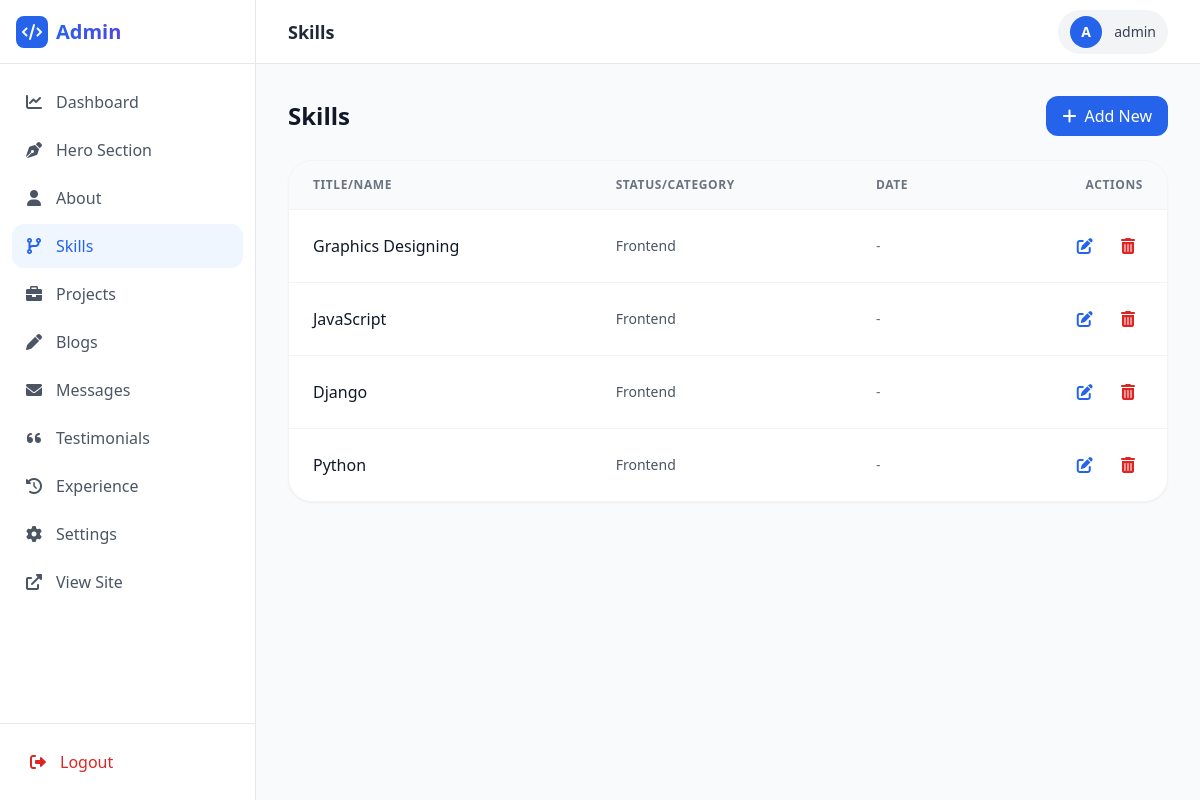
Page /dashboard/list/skills/ (signed in) on the committed database.
### portfolio/models.py (models this page shows)
class Skill(models.Model):
    CATEGORY_CHOICES = (
        ('frontend', 'Frontend'),
        ('backend', 'Backend'),
        ('tools', 'Tools'),
    )
    name = models.CharField(max_length=100, null=True, blank=True)
    category = models.CharField(max_length=50, choices=CATEGORY_CHOICES, default='frontend')
    level = models.IntegerField(default=80)
    icon_name = models.CharField(max_length=50, blank=True, null=True) # e.g. 'python', 'react'
    def __str__(self):
        return self.name if self.name else "Unnamed Skill"

### portfolio/views.py (the view)
# urls.py: path('dashboard/list/<str:model_name>/', views.admin_list, name='admin_list'),
@login_required
@superuser_required
def admin_list(request, model_name):
    model_map = {
        'projects': (Project, 'Projects'),
        'blogs': (Blog, 'Blogs'),
        'skills': (Skill, 'Skills'),
        'testimonials': (Testimonial, 'Testimonials'),
        'experience': (Experience, 'Experience'),
        'messages': (ContactMessage, 'Contact Messages'),
    }
    model_info = model_map.get(model_name)
    if not model_info:
        return redirect('admin_dashboard')
    model, title = model_info
    items = model.objects.all().order_by('-id')
    return render(request, 'portfolio/admin/admin_list.html', {
        'items': items,
        'title': title,
        'model_name': model_name
    })

### portfolio/views.py (called while the page is built)
def superuser_required(view_func):
    return user_passes_test(lambda u: u.is_superuser)(view_func)

### portfolio/templates/portfolio/admin/admin_list.html (shortened to what this page needs)
{% extends 'portfolio/admin/admin_base.html' %}
{% block header %}{{ title }}{% endblock %}
{% block content %}
<div class="space-y-6">
    <div class="flex items-center justify-between">
        <h2 class="text-2xl font-bold text-gray-900 dark:text-white">{{ title }}</h2>
        <a href="{% url 'admin_add_item' model_name=model_name %}" class="px-4 py-2 bg-blue-600 text-white rounded-xl font-medium hover:bg-blue-700 transition-colors flex items-center gap-2">
            <i class="fas fa-plus"></i> Add New
        </a>
    </div>
    <div class="bg-white dark:bg-gray-800 rounded-3xl shadow-sm border border-gray-100 dark:border-gray-700 overflow-hidden">
        <table class="w-full text-left">
            <thead>
                <tr class="bg-gray-50 dark:bg-gray-900/50 border-b border-gray-100 dark:border-gray-700">
                    <th class="px-6 py-4 text-xs font-bold text-gray-500 uppercase tracking-wider">Title/Name</th>
                    <th class="px-6 py-4 text-xs font-bold text-gray-500 uppercase tracking-wider">Status/Category</th>
                    <th class="px-6 py-4 text-xs font-bold text-gray-500 uppercase tracking-wider">Date</th>
                    <th class="px-6 py-4 text-xs font-bold text-gray-500 uppercase tracking-wider text-right">Actions</th>
                </tr>
            </thead>
            <tbody class="divide-y divide-gray-100 dark:divide-gray-700">
                {% for item in items %}
                <tr class="hover:bg-gray-50 dark:hover:bg-gray-900/50 transition-colors">
                    <td class="px-6 py-4">
                        <div class="font-medium text-gray-900 dark:text-white">{{ item }}</div>
                    </td>
                    <td class="px-6 py-4 text-sm text-gray-600 dark:text-gray-400">
                        {% if model_name == 'projects' %}
                            {{ item.category|default:"No Category" }}
                        {% elif model_name == 'blogs' %}
                            {% if item.is_published %}<span class="text-green-500 font-bold">Published</span>{% else %}<span class="text-orange-500 font-bold">Draft</span>{% endif %}
                        {% elif model_name == 'skills' %}
                            {{ item.category|capfirst }}
                        {% endif %}
                    </td>
                    <td class="px-6 py-4 text-sm text-gray-500">
                        {% if item.created_at %}{{ item.created_at|date:"M d, Y" }}{% elif item.timestamp %}{{ item.timestamp|date:"M d, Y" }}{% else %}-{% endif %}
                    </td>
                    <td class="px-6 py-4 text-right space-x-2">
                        <a href="{% url 'admin_edit_item' model_name=model_name pk=item.pk %}" class="p-2 text-blue-600 hover:bg-blue-50 rounded-lg transition-colors" title="Edit">
                            <i class="fas fa-edit"></i>
                        </a>
                        <form action="{% url 'admin_delete_item' model_name=model_name pk=item.pk %}" method="post" class="inline">
                            <button type="submit" class="p-2 text-red-600 hover:bg-red-50 rounded-lg transition-colors" onclick="return confirm('Are you sure you want to delete this item?')" title="Delete">
                                <i class="fas fa-trash-alt"></i>
                            </button>
                        </form>
                    </td>
                </tr>
                {% empty %}
                <tr>
                    <td colspan="4" class="px-6 py-12 text-center text-gray-500 italic">
                        No items found. Click "Add New" to get started.
                    </td>
                </tr>
                {% endfor %}
            </tbody>
        </table>
    </div>
</div>
{% endblock %}

### portfolio/templates/portfolio/admin/admin_base.html (shortened to what this page needs)
{% load static %}
<!DOCTYPE html>
<html lang="en">
<head>
    <script src="https://cdn.tailwindcss.com"></script>
    <link href="https://cdnjs.cloudflare.com/ajax/libs/font-awesome/6.0.0/css/all.min.css" rel="stylesheet">
</head>
<body class="bg-gray-50 dark:bg-gray-900 overflow-hidden">
    <div class="flex h-screen overflow-hidden">
        <aside id="sidebar" class="w-64 bg-white dark:bg-gray-800 border-r border-gray-200 dark:border-gray-700 transition-all duration-300 ease-in-out flex flex-col z-30">
            <div class="h-16 flex items-center justify-between px-4 border-b border-gray-200 dark:border-gray-700">
                <a href="{% url 'admin_dashboard' %}" class="flex items-center gap-2">
                    <div class="w-8 h-8 bg-blue-600 rounded-lg flex items-center justify-center text-white">
                        <i class="fas fa-code"></i>
                    </div>
                    <span class="font-bold text-xl bg-gradient-to-r from-blue-600 to-indigo-600 bg-clip-text text-transparent">
                    </span>
                </a>
            </div>
            <nav class="flex-1 overflow-y-auto py-4 px-3 space-y-1">
                <a href="{% url 'admin_dashboard' %}" class="flex items-center gap-3 px-3 py-2.5 rounded-xl transition-all duration-200 {% if request.resolver_match.url_name == 'admin_dashboard' %}bg-blue-50 dark:bg-blue-900/20 text-blue-600 dark:text-blue-400{% else %}text-gray-600 dark:text-gray-400 hover:bg-gray-100 dark:hover:bg-gray-700{% endif %}">
                    <i class="fas fa-chart-line w-5 text-center"></i>
                    <span class="font-medium">Dashboard</span>
                </a>
                <a href="{% url 'admin_hero' %}" class="flex items-center gap-3 px-3 py-2.5 rounded-xl transition-all duration-200 {% if request.resolver_match.url_name == 'admin_hero' %}bg-blue-50 dark:bg-blue-900/20 text-blue-600 dark:text-blue-400{% else %}text-gray-600 dark:text-gray-400 hover:bg-gray-100 dark:hover:bg-gray-700{% endif %}">
                    <i class="fas fa-pen-nib w-5 text-center"></i>
                    <span class="font-medium">Hero Section</span>
                </a>
                <a href="{% url 'admin_about' %}" class="flex items-center gap-3 px-3 py-2.5 rounded-xl transition-all duration-200 {% if request.resolver_match.url_name == 'admin_about' %}bg-blue-50 dark:bg-blue-900/20 text-blue-600 dark:text-blue-400{% else %}text-gray-600 dark:text-gray-400 hover:bg-gray-100 dark:hover:bg-gray-700{% endif %}">
                    <i class="fas fa-user w-5 text-center"></i>
                    <span class="font-medium">About</span>
                </a>
                <a href="{% url 'admin_list' model_name='skills' %}" class="flex items-center gap-3 px-3 py-2.5 rounded-xl transition-all duration-200 {% if request.resolver_match.kwargs.model_name == 'skills' %}bg-blue-50 dark:bg-blue-900/20 text-blue-600 dark:text-blue-400{% else %}text-gray-600 dark:text-gray-400 hover:bg-gray-100 dark:hover:bg-gray-700{% endif %}">
                    <i class="fas fa-code-branch w-5 text-center"></i>
                    <span class="font-medium">Skills</span>
                </a>
                <a href="{% url 'admin_list' model_name='projects' %}" class="flex items-center gap-3 px-3 py-2.5 rounded-xl transition-all duration-200 {% if request.resolver_match.kwargs.model_name == 'projects' %}bg-blue-50 dark:bg-blue-900/20 text-blue-600 dark:text-blue-400{% else %}text-gray-600 dark:text-gray-400 hover:bg-gray-100 dark:hover:bg-gray-700{% endif %}">
                    <i class="fas fa-briefcase w-5 text-center"></i>
                    <span class="font-medium">Projects</span>
                </a>
                <a href="{% url 'admin_list' model_name='blogs' %}" class="flex items-center gap-3 px-3 py-2.5 rounded-xl transition-all duration-200 {% if request.resolver_match.kwargs.model_name == 'blogs' %}bg-blue-50 dark:bg-blue-900/20 text-blue-600 dark:text-blue-400{% else %}text-gray-600 dark:text-gray-400 hover:bg-gray-100 dark:hover:bg-gray-700{% endif %}">
                    <i class="fas fa-pen w-5 text-center"></i>
                    <span class="font-medium">Blogs</span>
                </a>
                <a href="{% url 'admin_list' model_name='messages' %}" class="flex items-center gap-3 px-3 py-2.5 rounded-xl transition-all duration-200 {% if request.resolver_match.kwargs.model_name == 'messages' %}bg-blue-50 dark:bg-blue-900/20 text-blue-600 dark:text-blue-400{% else %}text-gray-600 dark:text-gray-400 hover:bg-gray-100 dark:hover:bg-gray-700{% endif %}">
                    <i class="fas fa-envelope w-5 text-center"></i>
                    <span class="font-medium">Messages</span>
                </a>
                <a href="{% url 'admin_list' model_name='testimonials' %}" class="flex items-center gap-3 px-3 py-2.5 rounded-xl transition-all duration-200 {% if request.resolver_match.kwargs.model_name == 'testimonials' %}bg-blue-50 dark:bg-blue-900/20 text-blue-600 dark:text-blue-400{% else %}text-gray-600 dark:text-gray-400 hover:bg-gray-100 dark:hover:bg-gray-700{% endif %}">
                    <i class="fas fa-quote-left w-5 text-center"></i>
                    <span class="font-medium">Testimonials</span>
                </a>
                <a href="{% url 'admin_list' model_name='experience' %}" class="flex items-center gap-3 px-3 py-2.5 rounded-xl transition-all duration-200 {% if request.resolver_match.kwargs.model_name == 'experience' %}bg-blue-50 dark:bg-blue-900/20 text-blue-600 dark:text-blue-400{% else %}text-gray-600 dark:text-gray-400 hover:bg-gray-100 dark:hover:bg-gray-700{% endif %}">
                    <i class="fas fa-history w-5 text-center"></i>
                    <span class="font-medium">Experience</span>
                </a>
                <a href="{% url 'admin_settings' %}" class="flex items-center gap-3 px-3 py-2.5 rounded-xl transition-all duration-200 {% if request.resolver_match.url_name == 'admin_settings' %}bg-blue-50 dark:bg-blue-900/20 text-blue-600 dark:text-blue-400{% else %}text-gray-600 dark:text-gray-400 hover:bg-gray-100 dark:hover:bg-gray-700{% endif %}">
                    <i class="fas fa-cog w-5 text-center"></i>
                    <span class="font-medium">Settings</span>
                </a>
                <a href="{% url 'index' %}" target="_blank" class="flex items-center gap-3 px-3 py-2.5 rounded-xl text-gray-600 dark:text-gray-400 hover:bg-gray-100 dark:hover:bg-gray-700">
                    <i class="fas fa-external-link-alt w-5 text-center"></i>
                    <span class="font-medium">View Site</span>
                </a>
            </nav>
            <div class="p-4 border-t border-gray-200 dark:border-gray-700">
                <form action="{% url 'logout' %}" method="post">
                    <button type="submit" class="w-full flex items-center gap-3 px-3 py-2.5 rounded-xl text-red-600 hover:bg-red-50 dark:hover:bg-red-900/10 transition-colors">
                        <i class="fas fa-sign-out-alt w-5 text-center"></i>
                        <span class="font-medium">Logout</span>
                    </button>
                </form>
            </div>
        </aside>
        <div class="flex-1 flex flex-col min-w-0 overflow-hidden">
            <header class="h-16 bg-white dark:bg-gray-800 border-b border-gray-200 dark:border-gray-700 flex items-center justify-between px-8 z-20">
                <h2 class="text-lg font-semibold text-gray-800 dark:text-white">
                    {% block header %}{% endblock %}
                </h2>
                <div class="flex items-center gap-4">
                    <div class="flex items-center gap-3 px-3 py-1.5 rounded-full bg-gray-100 dark:bg-gray-700">
                        <div class="w-8 h-8 rounded-full bg-blue-600 flex items-center justify-center text-white text-sm font-bold">
                            {{ user.username|first|upper }}
                        </div>
                        <span class="text-sm font-medium text-gray-700 dark:text-gray-300">{{ user.username }}</span>
                    </div>
                </div>
            </header>
            <main class="flex-1 overflow-y-auto p-8">
                <div class="max-w-6xl mx-auto">
                    {% block content %}{% endblock %}
                </div>
            </main>
        </div>
    </div>
</body>
</html>

### rows in the picture
Skill: name "Graphics Designing", category "Frontend"
Skill: name "JavaScript", category "Frontend"
Skill: name "Django", category "Frontend"
Skill: name "Python", category "Frontend"

### other values in the picture
{{ title }} "Skills"
{{ user.username|first|upper }} "A"
{{ user.username }} "admin"
